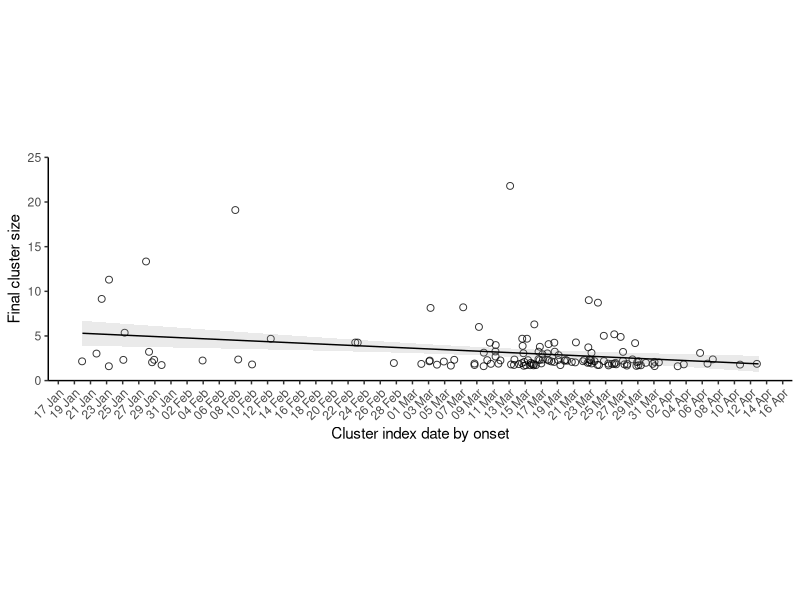
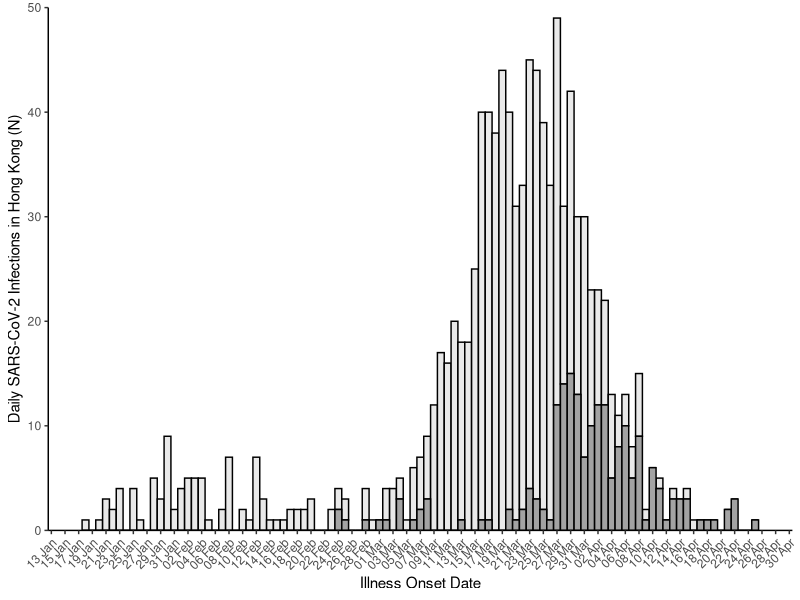
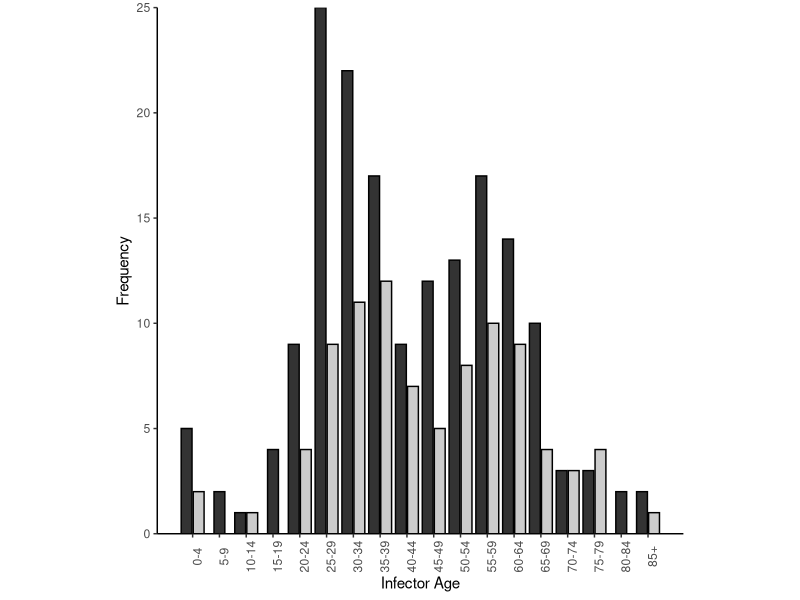
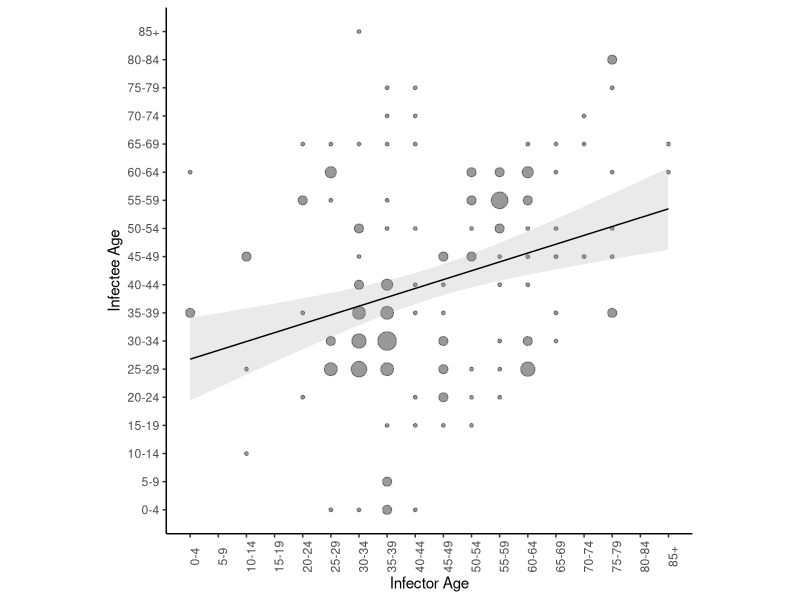
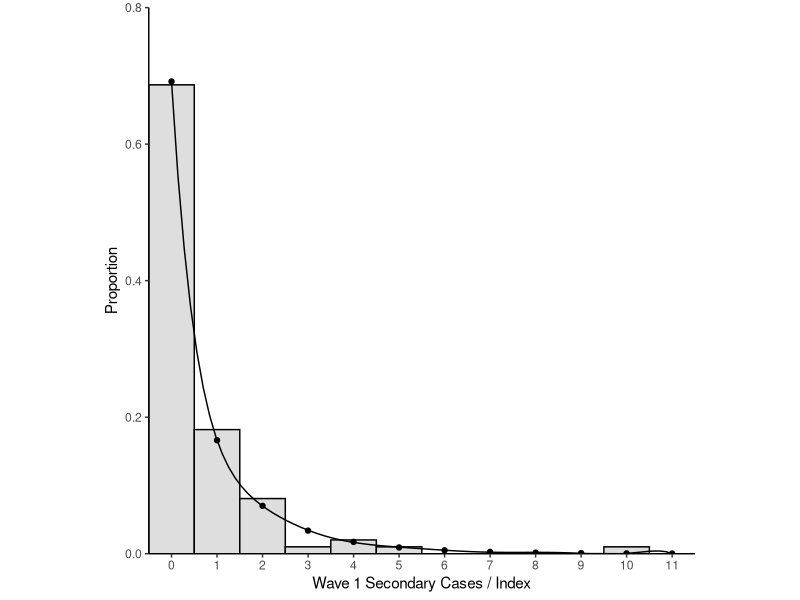
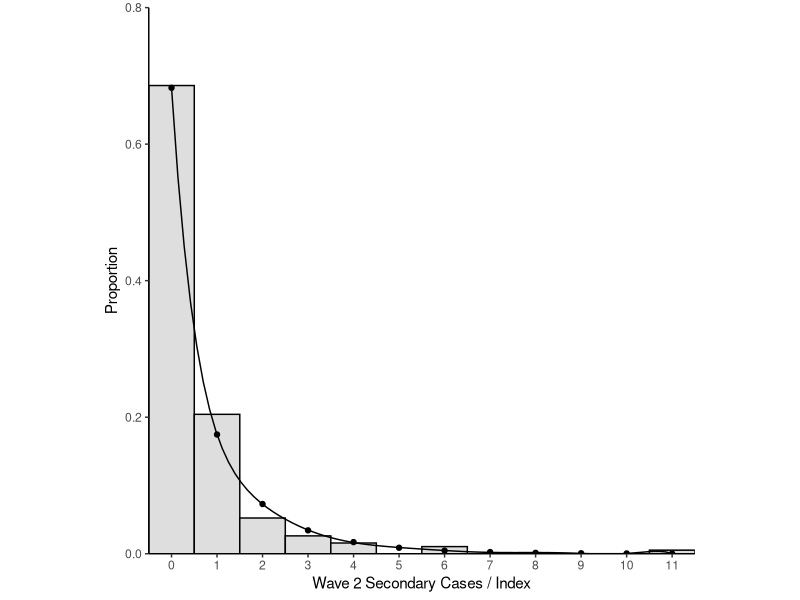
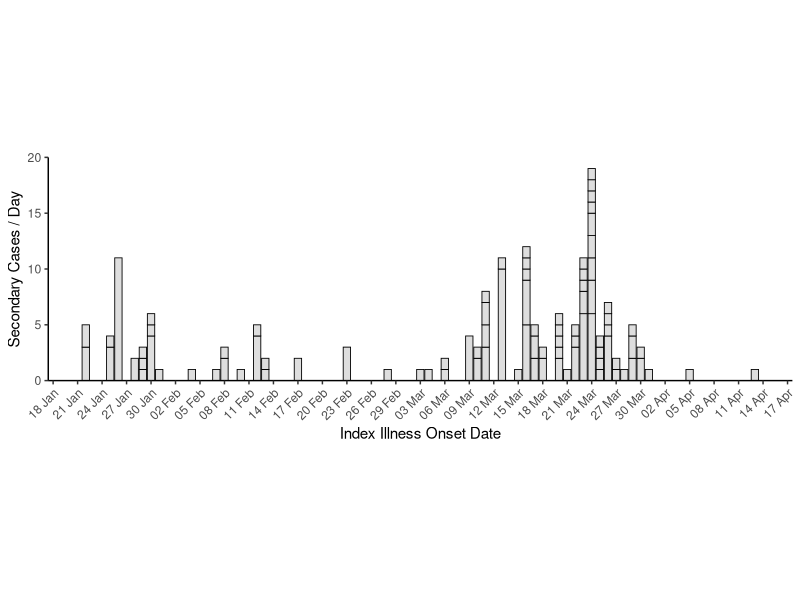
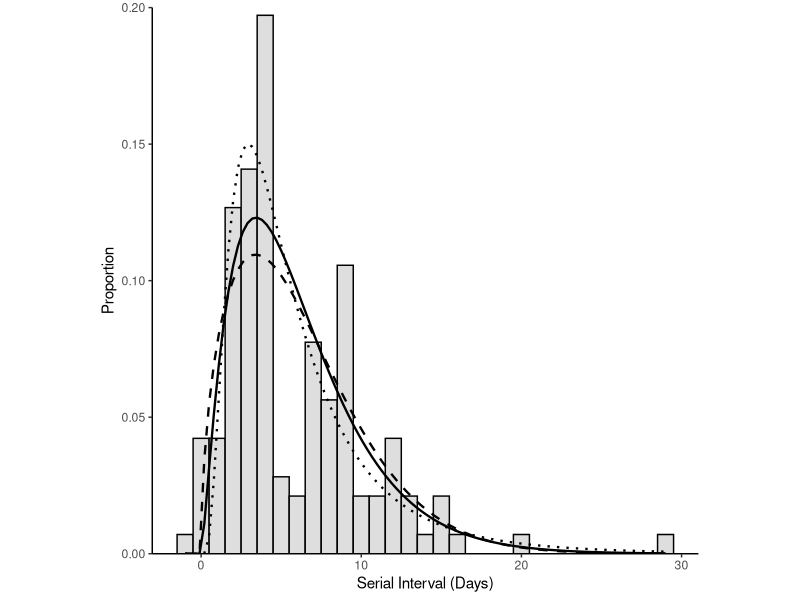

Reproduce these figures in R, in order.
library(tidyverse)
library(lubridate)
library(fitdistrplus)
library(viridis)

#import data
case_data <- read_csv(file = "data/case_data.csv")
age_transmission_pairs <- read_csv(file = "data/age_pairs.csv")
transmission_pairs <- read_csv(file = "data/transmission_pairs.csv")
bar_data <- read_csv("data/bar_data.csv")

#recode case_data dates
case_data <- case_data %>%
  mutate(onset.date = dmy(onset.date),
         confirm.date = dmy(confirm.date),
         epi.date = dmy(epi.date))

#Supplementary Figure 1 excluding N=106 outlier
case_data %>%
  filter(cluster.id != 0) %>%
  group_by(cluster.id) %>%
  mutate(cluster.size = n()) %>%
  arrange(epi.date) %>%
  slice(1L) %>%
  ggplot() +
  geom_jitter(aes(x = epi.date, y = cluster.size), alpha = 0.8, size = 2, shape = 21) +
  geom_smooth(method = lm, aes(x = epi.date, y = cluster.size), se = T, size = 0.5, colour = "black", alpha = 0.2) + 
  scale_x_date("Cluster index date by onset", date_breaks = "2 days", date_labels = "%d %b", minor_breaks = NULL) +
  scale_y_continuous("Final cluster size", expand = c(0,0), limits = c(0,25)) +
  theme_classic() +
  theme(aspect.ratio = 0.3, legend.position = "NULL", axis.text.x = element_text(angle = 45, hjust = 1))

#Supplementary Table 1 

#Descriptive Cluster analysis
case_data %>%
  group_by(cluster.category) %>%
  summarise(n = n(), pct = n/1038)

#find overseas cluster values
case_data %>%
  filter(cluster.category == "Cluster of imported cases") %>%
  group_by(cluster.id) %>%
  n_groups()

case_data %>%
  filter(cluster.category == "Cluster of imported cases") %>%
  group_by(cluster.id) %>%
  group_size() %>%
  median()

case_data %>%
  filter(cluster.category == "Cluster of imported cases") %>%
  group_by(cluster.id) %>%
  group_size() %>%
  range()


#find local cluster values
case_data %>%
  filter(cluster.category == "Cluster initiated by local case") %>%
  group_by(cluster.id) %>%
  n_groups()

case_data %>%
  filter(cluster.category == "Cluster initiated by local case") %>%
  group_by(cluster.id) %>%
  group_size() %>%
  median()

case_data %>%
  filter(cluster.category == "Cluster initiated by local case") %>%
  group_by(cluster.id) %>%
  group_size() %>%
  range()

#find imported cluster values
case_data %>%
  filter(cluster.category == "Cluster initiated by imported case") %>%
  group_by(cluster.id) %>%
  n_groups()

case_data %>%
  filter(cluster.category == "Cluster initiated by imported case") %>%
  group_by(cluster.id) %>%
  group_size() %>%
  median()

case_data %>%
  filter(cluster.category == "Cluster initiated by imported case") %>%
  group_by(cluster.id) %>%
  group_size() %>%
  range()



#asymptomatic contigency table (Supplementary Table 2)
case_data %>%
  group_by(cluster.category, symptomatic) %>%
  summarise(n = n()) %>%
  spread(key = symptomatic, value = n)

#Supplementary Figure 2
ggplot(data = case_data) +
  geom_histogram(aes(x = epi.date, fill = fct_rev(symptomatic)), colour = 'black', binwidth = 1, alpha = 0.9) +
  labs(x="Illness Onset Date") +
  theme_classic() +
  theme(axis.text.x = element_text(angle = 45, hjust = 1), legend.position = 'none') +
  scale_x_date(date_breaks = "2 days", 
               date_labels = "%d %b", 
               minor_breaks = NULL) +
  scale_y_continuous("Daily SARS-CoV-2 Infections in Hong Kong (N)", expand = c(0,0), limits = c(0,50)) +
  scale_fill_grey(start = 0.9, end = 0.6)

#####Supplementary Figure 3
#Figure 3A
ggplot(data=age_transmission_pairs) +
  geom_bar(aes(x = agegroup, fill = transmission), color = "black", position = position_dodge2(preserve = "single")) +
  theme_classic() +
  scale_x_continuous(name = "Infector Age", breaks = 1:18,
                     labels = c("0-4","5-9","10-14","15-19","20-24","25-29","30-34","35-39","40-44","45-49","50-54","55-59","60-64","65-69","70-74","75-79","80-84","85+")) +
  scale_y_continuous(name = "Frequency", expand = c(0,0)) +
  labs(fill = "Pair") +
  theme(aspect.ratio = 1, legend.position = "none", axis.text.x = element_text(angle = 90)) +
  scale_fill_grey()

#Figure 3B (missing age for 1 case responsible for 11 secondary cases)
ggplot(data = transmission_pairs) +
  geom_count(aes(x = agegroup.infector, y = agegroup.infectee), colour = "black", alpha = 0.4) +
  geom_smooth(method = lm, aes(x=agegroup.infector, y=agegroup.infectee), se = T, size = 0.5, colour = "black", alpha = 0.2) +
  scale_x_continuous(name = "Infector Age", breaks = 1:18,
                     labels = c("0-4","5-9","10-14","15-19","20-24","25-29","30-34","35-39","40-44","45-49","50-54","55-59","60-64","65-69","70-74","75-79","80-84","85+")) +
  scale_y_continuous(name = "Infectee Age", breaks = 1:18,
                     labels = c("0-4","5-9","10-14","15-19","20-24","25-29","30-34","35-39","40-44","45-49","50-54","55-59","60-64","65-69","70-74","75-79","80-84","85+")) +
  theme_classic() +
  theme(aspect.ratio = 1, axis.text.x = element_text(angle = 90), legend.position = "none")


#Significance tests for Figure 3A and 3B
age_transmission_pairs %>%
  mutate(transmission = as_factor(transmission)) %>%
  t.test(age ~ transmission, data = .)

summary(lm(agegroup.infector ~ agegroup.infectee, data = transmission_pairs))


###Supplementary figure 4 and supplementary table 4 (wave 1 wave 2)
## WAVE ONE
#count number of offspring per individual infector for wave one before march first
offspring_w1 <- transmission_pairs %>%
  dplyr::select(infector.case, infector.epi.date) %>%
  filter(infector.epi.date < "2020-03-01") %>%
  dplyr::select(infector.case) %>%
  group_by(infector.case) %>%
  count() %>%
  arrange(desc(n))

#count number of terminal infectees including sporadic local cases
infectee_w1 <- transmission_pairs %>%
  filter(infectee.epi.date < "2020-03-01") %>%
  dplyr::select(infector.case, infectee.case) %>%
  gather() %>%
  filter(key == 'infectee.case')

infector_w1 <- transmission_pairs %>%
  filter(infector.epi.date < "2020-03-01") %>%
  dplyr::select(infector.case, infectee.case) %>%
  gather() %>%
  filter(key == 'infector.case')

duplicate_w1 <- infector_w1 %>%
  left_join(., infectee_w1, by = 'value') %>%
  filter(key.y != 'NA') %>%
  dplyr::select(value) %>%
  distinct()

nterminal_infectees_w1 <- infectee_w1 %>% 
  dplyr::select(value) %>%
  filter(!value %in% duplicate_w1$value) %>%
  transmute(case.no = as.numeric(value)) %>%
  nrow() + 11

#create vector of complete offspring distribution for wave one with terminal cases having zero secondary cases
complete_offspringd_w1 <- enframe(c(offspring_w1$n, rep(0,nterminal_infectees_w1)))

#fit negative binomial distribution to wave one offspring distribution
nbfit_w1 <- complete_offspringd_w1 %>%
  pull(value) %>%
  fitdist(., distr = 'nbinom')

#bootstrap analysis for wave one (Supplementary Table 4)
nbfit_boot_w1 <- summary(bootdist(nbfit_w1)) 

#calculation of proportion of cases who do not spread to anyone from nbfit and nbfit_boot of wave 1
dnbinom(0, size = 0.3981823, mu = 0.6064477)
dnbinom(0, size = 0.2071336, mu = 0.3838060)
dnbinom(0, size = 0.9461882, mu = 0.8586690)

#Plot Supplementray Figure 4A
ggplot() +
  geom_histogram(aes(x=complete_offspringd_w1$value, y = ..density..), fill = "#dedede", colour = "Black", binwidth = 1) +
  geom_point(aes(x = 0:11, y = dnbinom(x = 0:11, size = nbfit_w1$estimate[[1]], mu = nbfit_w1$estimate[[2]])), size = 1.5) +
  stat_smooth(aes(x = 0:11, y = dnbinom(x = 0:11, size = nbfit_w1$estimate[[1]], mu = nbfit_w1$estimate[[2]])), method = 'lm', formula = y ~ poly(x, 9), se = FALSE, size = 0.5, colour = 'black') +
  expand_limits(x = 0, y = 0) +
  scale_x_continuous("Wave 1 Secondary Cases / Index", expand = c(0, 0), breaks = 0:11)  +
  scale_y_continuous("Proportion",limits = c(0,0.8),expand = c(0, 0)) +
  theme_classic() +
  theme(aspect.ratio = 1)


### WAVE TWO
#count number of offspring per individual infector for wave two after march first. 
offspring_w2 <-transmission_pairs %>%
  dplyr::select(infector.case, infector.epi.date) %>%
  filter(infector.epi.date >= "2020-03-01") %>%
  dplyr::select(infector.case) %>%
  group_by(infector.case) %>%
  count() %>%
  arrange(desc(n))

#count number of terminal infectees including sporadic local cases
infectee_w2 <- transmission_pairs %>%
  filter(infectee.epi.date >= "2020-03-01") %>%
  dplyr::select(infector.case, infectee.case) %>%
  gather() %>%
  filter(key == 'infectee.case')

infector_w2 <- transmission_pairs %>%
  filter(infector.epi.date >= "2020-03-01") %>%
  dplyr::select(infector.case, infectee.case) %>%
  gather() %>%
  filter(key == 'infector.case')

duplicate_w2 <- infector_w2 %>%
  left_join(., infectee_w2, by = 'value') %>%
  filter(key.y != 'NA') %>%
  dplyr::select(value) %>%
  distinct()

nterminal_infectees_w2 <- infectee_w2 %>% 
  dplyr::select(value) %>%
  filter(!value %in% duplicate_w2$value) %>%
  transmute(case.no = as.numeric(value)) %>%
  nrow() + 35

#create vector of complete offspring distribution for wave one with terminal cases having zero secondary cases
complete_offspringd_w2 <- enframe(c(offspring_w2$n, rep(0,nterminal_infectees_w2)))

#fit negative binomial distribution to wave one offspring distribution
nbfit_w2 <- complete_offspringd_w2 %>%
  pull(value) %>%
  fitdist(., distr = 'nbinom')

#bootstrap analysis for wave two
nbfit_boot_w2 <- summary(bootdist(nbfit_w2))

#calculation of proportion of cases who do not spread to anyone from nbfit and nbfit_boot of wave 2
dnbinom(0, size = 0.4425313, mu = 0.5705630)
dnbinom(0, size = 0.2731069, mu = 0.4240127)
dnbinom(0, size = 0.8230628, mu = 0.7329678)

#Plot Supplementary Figure 4B
ggplot() +
  geom_histogram(aes(x=complete_offspringd_w2$value, y = ..density..), fill = "#dedede", colour = "Black", binwidth = 1) +
  geom_point(aes(x = 0:11, y = dnbinom(x = 0:11, size = nbfit_w2$estimate[[1]], mu = nbfit_w1$estimate[[2]])), size = 1.5) +
  stat_smooth(aes(x = 0:11, y = dnbinom(x = 0:11, size = nbfit_w2$estimate[[1]], mu = nbfit_w1$estimate[[2]])), method = 'lm', formula = y ~ poly(x, 9), se = FALSE, size = 0.5, colour = 'black') +
  expand_limits(x = 0, y = 0) +
  scale_x_continuous("Wave 2 Secondary Cases / Index", expand = c(0, 0), breaks = 0:11)  +
  scale_y_continuous("Proportion",limits = c(0,0.8),expand = c(0, 0)) +
  theme_classic() +
  theme(aspect.ratio = 1)

#SUPPLEMENTARY FIGURE 5
offspring <- transmission_pairs %>%
  dplyr::select(infector.case) %>%
  group_by(infector.case) %>%
  count() %>%
  arrange(desc(n))

transmission_pairs %>%
  dplyr::select(infector.case, infector.epi.date) %>%
  distinct() %>%
  left_join(., offspring, by = "infector.case") %>%
  arrange(desc(n)) %>%
  mutate(infector.epi.date = dmy(infector.epi.date)) %>%
  ggplot() +
  geom_bar(aes(x = infector.epi.date, y = n), stat = 'identity', fill = "#dedede", color = "black", size = 0.3) +
  scale_x_date("Index Illness Onset Date",
               date_breaks = "3 days", 
               date_labels = "%d %b", 
               minor_breaks = NULL) +
  scale_y_continuous("Secondary Cases / Day", expand = c(0,0), limits = c(0,20)) +
  theme_classic() +
  theme(aspect.ratio = 0.3, axis.text.x = element_text(angle = 45, hjust = 1))


####SUPPLEMENTARY FIGURE 6 & SUPPLEMENTARY TABLE 3 & 5
###Supplementary Figure 6A and Table 3
#fit lognormal distribution by maximum likeihood
lgfit <- transmission_pairs %>%
  filter(onset.diff != 'NA', 
         onset.diff >=1 ) %>%
  pull(onset.diff) %>%
  fitdist(data = ., distr = 'lnorm')

#fit gamma distribution by maximum likeihood
gfit <- transmission_pairs %>%
  filter(onset.diff != 'NA', 
         onset.diff >=1 ) %>%
  pull(onset.diff) %>%
  fitdist(data = ., distr = 'gamma')

#fit weibull distribution by maximum likeihood
wfit <- transmission_pairs %>%
  filter(onset.diff != 'NA', 
         onset.diff >=1 ) %>%
  pull(onset.diff) %>%
  fitdist(data = ., distr = 'weibull')

summary(lgfit)
summary(gfit)
summary(wfit)

#bootstrapped analysis
gfit_boot <- summary(bootdist(gfit))
wfit_boot <- summary(bootdist(wfit))
lgfit_boot <- summary(bootdist(lgfit))

#Supplementary Figure 6A
transmission_pairs %>%
  filter(!is.na(onset.diff)) %>%
  ggplot() +
  geom_histogram(aes(x = onset.diff, y = ..density..), fill = '#dedede', colour = "black", binwidth = 1) +
  stat_function(fun = dgamma, args = list(shape = gfit$estimate[[1]], rate = gfit$estimate[[2]]), size = 0.8, linetype = 1) +
  stat_function(fun = dweibull, args = list(shape = wfit$estimate[[1]], scale = wfit$estimate[[2]]), size = 0.8, linetype = 2) +
  stat_function(fun = dlnorm, args = list(meanlog = lgfit$estimate[[1]], sdlog = lgfit$estimate[[2]]), size = 0.8, linetype = 3) +
  scale_x_continuous("Serial Interval (Days)") +
  scale_y_continuous("Proportion", expand = c(0,0), limits = c(0,0.20)) +
  theme_classic() +
  theme(aspect.ratio = 1)

###Supplementary Figure 6B and Table 5
#count number of offspring per individual infector
offspring <- transmission_pairs %>%
  dplyr::select(infector.case) %>%
  group_by(infector.case) %>%
  count() %>%
  arrange(desc(n))

#count number of terminal infectees including sporadic local cases
infectee <- transmission_pairs %>%
  dplyr::select(infector.case, infectee.case) %>%
  gather() %>%
  filter(key == 'infectee.case')

infector <-  transmission_pairs %>%
  dplyr::select(infector.case, infectee.case) %>%
  gather() %>%
  filter(key == 'infector.case')

duplicate <- infector %>%
  left_join(., infectee, by = 'value') %>%
  filter(key.y != 'NA') %>%
  dplyr::select(value) %>%
  distinct()

nterminal_infectees <- infectee %>% 
  dplyr::select(value) %>%
  filter(!value %in% duplicate$value) %>%
  transmute(case.no = as.numeric(value)) %>%
  nrow() + 46 #46 Sporadic Local cases without links to additional transmission

#create vector of complete offspring distribution with terminal cases having zero secondary cases
complete_offspringd <- enframe(c(offspring$n, rep(0,nterminal_infectees)))

#fit  distriubtions by maximum likelihood

nbfit <- complete_offspringd %>%
  pull(value) %>%
  fitdist(., distr = 'nbinom')

gefit <- complete_offspringd %>%
  pull(value) %>%
  fitdist(., distr = 'geom')

pfit <- complete_offspringd %>%
  pull(value) %>%
  fitdist(., distr = 'pois')

summary(nbfit)
summary(gefit)
summary(pfit)

#bootsprapped analysis
nbfit_boot <- summary(bootdist(nbfit))
gefit_boot <- summary(bootdist(gefit))
pfit_boot <- summary(bootdist(pfit))

#Figure 6B
ggplot() +
  geom_histogram(aes(x=complete_offspringd$value, y = ..density..), fill = "#dedede", colour = "black", binwidth = 1) +
  geom_point(aes(x = 0:11, y = dgeom(x = 0:11, prob = gefit$estimate[[1]])), color = 'black', size = 2, shape = 'triangle') +
  stat_smooth(aes(x = 0:11, y = dgeom(x = 0:11, prob = gefit$estimate[[1]])), method = 'lm', formula = y ~ poly(x, 9), se = FALSE, colour = 'black', size =0.8) +
  geom_point(aes(x = 0:11, y = dpois(x = 0:11, lambda = pfit$estimate[[1]])), color = 'black', size = 2, shape = 'square') +
  stat_smooth(aes(x = 0:11, y = dpois(x = 0:11, lambda = pfit$estimate[[1]])), method = 'lm', formula = y ~ poly(x, 9), se = FALSE, colour = 'black', size = 0.8, linetype = 3) +
  expand_limits(x = 0, y = 0) +
  scale_x_continuous("Secondary Cases / Index", expand = c(0, 0), breaks = 0:11)  +
  scale_y_continuous("Density", limits = c(0,0.7), expand = c(0, 0)) +
  theme_classic() +
  theme(aspect.ratio = 1)

####Supplementary Figure 7 (dependant on negative binomial analysis above)

#Plot joint estiamte of R and k (Figure 7A)
nbfit_boot$estim %>%
  as_tibble() %>%
  ggplot() +  
  geom_point(aes(x = size, y = mu), shape = 21, size = 2, alpha = 0.8) +
  theme_classic() +
  theme(aspect.ratio = 1) +
  scale_x_continuous(expression(paste(italic("k"))), expand = c(0,0),limits = c(0,1.2), breaks = seq(0,1.2, by = 0.3)) +
  scale_y_continuous("R", expand = c(0,0),limits = c(0,1.0), breaks = seq(0,1.0, by = 0.2))

#Plot historgram of R estiamtes (Figure 7B)
nbfit_boot$estim %>%
  as_tibble() %>%
  ggplot() +
  geom_histogram(aes(x = mu), bins = 25, fill = "#dedede", colour = "black") +
  theme_classic() +
  theme(aspect.ratio = 1) +
  scale_x_continuous("R", expand = c(0,0)) +
  scale_y_continuous("Sampling distribution", expand = c(0,0), limits = c(0,150))

#Plot historgram of k estiamtes (Figure 7C)
nbfit_boot$estim %>%
  as_tibble() %>%
  ggplot() +
  geom_histogram(aes(x = size), bins = 25, fill = "#dedede", colour = "black") +
  theme_classic() +
  theme(aspect.ratio = 1) +
  scale_x_continuous(expression(paste(italic("k"))), expand = c(0,0)) +
  scale_y_continuous("Sampling distribution", expand = c(0,0), limits = c(0,150))


#Supplementary Figure 8 (dependant on analysis from Supplementary figure 4 above wave 1 and wave 2)
#Plot joint estiamte of R and k wave 1 (Figure 8A)
nbfit_boot_w1$estim %>%
  as_tibble() %>%
  ggplot() +  
  geom_point(aes(x = size, y = mu), shape = 21, size = 2, alpha = 0.8) +
  theme_classic() +
  theme(aspect.ratio = 1) +
  scale_x_continuous(expression(paste(italic("k"))), expand = c(0,0),limits = c(0,2.4),breaks = seq(0,2.4, by = 0.4)) +
  scale_y_continuous("R", expand = c(0,0),limits = c(0,1.2), breaks = seq(0,1.2, by = 0.2))

#Plot historgram of R estiamtes (Figure 8B)
nbfit_boot_w1$estim %>%
  as_tibble() %>%
  ggplot() +
  geom_histogram(aes(x = mu), bins = 25, fill = "#dedede", colour = "black") +
  theme_classic() +
  theme(aspect.ratio = 1) +
  scale_x_continuous("R", expand = c(0,0),limits = c(0,1.2), breaks = seq(0,1.2, by = 0.2)) +
  scale_y_continuous("Sampling distribution", expand = c(0,0), limits = c(0,300))

#Plot historgram of k estiamtes (Figure 8C)
nbfit_boot_w1$estim %>%
  as_tibble() %>%
  ggplot() +
  geom_histogram(aes(x = size), bins = 25, fill = "#dedede", colour = "black") +
  theme_classic() +
  theme(aspect.ratio = 1) +
  scale_x_continuous(expression(paste(italic("k"))), expand = c(0,0),limits = c(0,2.4), breaks = seq(0,2.4, by = 0.4)) +
  scale_y_continuous("Sampling distribution", expand = c(0,0), limits = c(0,400))

#Plot joint estiamte of R and k wave 2 (Figure 8D)
nbfit_boot_w2$estim %>%
  as_tibble() %>%
  ggplot() +  
  geom_point(aes(x = size, y = mu), shape = 21, size = 2, alpha = 0.8) +
  theme_classic() +
  theme(aspect.ratio = 1) +
  scale_x_continuous(expression(paste(italic("k"))), expand = c(0,0),limits = c(0,2.4),breaks = seq(0,2.4, by = 0.4)) +
  scale_y_continuous("R", expand = c(0,0),limits = c(0,1.2), breaks = seq(0,1.2, by = 0.2))

#Plot historgram of R estiamtes (Figure 8E)
nbfit_boot_w2$estim %>%
  as_tibble() %>%
  ggplot() +
  geom_histogram(aes(x = mu), bins = 25, fill = "#dedede", colour = "black") +
  theme_classic() +
  theme(aspect.ratio = 1) +
  scale_x_continuous("R", expand = c(0,0),limits = c(0,1.2), breaks = seq(0,1.2, by = 0.2)) +
  scale_y_continuous("Sampling distribution", expand = c(0,0), limits = c(0,300)) 

#Plot historgram of k estiamtes (Figure 8F)
nbfit_boot_w2$estim %>%
  as_tibble() %>%
  ggplot() +
  geom_histogram(aes(x = size), bins = 25, fill = "#dedede", colour = "black") +
  theme_classic() +
  theme(aspect.ratio = 1) +
  scale_x_continuous(expression(paste(italic("k"))), expand = c(0,0),limits = c(0,2.4), breaks = seq(0,2.4, by = 0.4)) +
  scale_y_continuous("Sampling distribution", expand = c(0,0), limits = c(0,400))


###SUPPLEMENTARY FIGURE 9


##Figure 9A
bar_data %>%
  mutate(cluster.generation = as.ordered(cluster.generation)) %>%
  ggplot() +
  geom_bar(aes(x = epi.date, fill = cluster.generation), width = 0.9) +
  scale_x_date(name = "Onset Date",
               date_breaks = "2 days", 
               date_labels = "%d %b", 
               minor_breaks = NULL) +
  scale_y_continuous("Case Count", expand = c(0,0), breaks = seq(0,16, by = 2), limits = c(0,16)) +
  theme_classic() +
  theme(aspect.ratio = 0.3, 
        legend.position = 'none', 
        axis.text.x = element_text(angle = 45, hjust = 1 )) +
  scale_fill_viridis_d()

#Figure 9B
bar_data %>%
  ggplot() +
  geom_bar(aes(x = age.group, fill = cluster.generation)) +
  scale_x_continuous(name = "Age Group", expand = c(0,0), breaks = 1:18,
                     labels = c("0-4",
                                "5-9",
                                "10-14",
                                "15-19",
                                "20-24",
                                "25-29",
                                "30-34",
                                "35-39",
                                "40-44",
                                "45-49",
                                "50-54",
                                "55-59",
                                "60-64",
                                "65-69",
                                "70-74",
                                "75-79",
                                "80-84",
                                "85+")) +
  scale_y_continuous("Case Count", expand = c(0,0), breaks = seq(0,25, by = 5), limits = c(0,25)) +
  theme_classic() +
  theme(aspect.ratio = 0.3, 
        legend.position = 'none', 
        axis.text.x = element_text(angle = 45, hjust = 1 )) +
  scale_fill_viridis_d()

#Figure 9C (additional editing for production done in post)
bar_data %>%
  mutate(cluster.generation = as.ordered(cluster.generation)) %>%
  dplyr::select(-epi.date, -age.group) %>%
  filter(!is.na(onset.date)) %>%
  gather(date.type, date, -c(case.no, cluster.generation)) %>%
  mutate(case.no = factor(case.no, levels=rev(unique(case.no)), ordered=TRUE)) %>%
  mutate(date = as.Date(date, origin = "1970-01-01")) %>%
  ggplot() +
  geom_line(aes(x=rev(case.no), y=date, colour = cluster.generation), size = 3) +
  labs(x=NULL, y="Onset-to-Confirmation") +
  scale_y_date(date_breaks = "3 day", 
               date_labels = "%d %b", 
               minor_breaks = NULL) +
  scale_x_discrete(breaks = NULL) +
  theme_classic() +
  theme(legend.position = 'none', panel.grid.major.y = element_line(colour = 'grey')) +
  scale_color_viridis_d()

##Results for Supplementary Tables 6 & 7 in respective files hypothetical analysis and quarantine.
